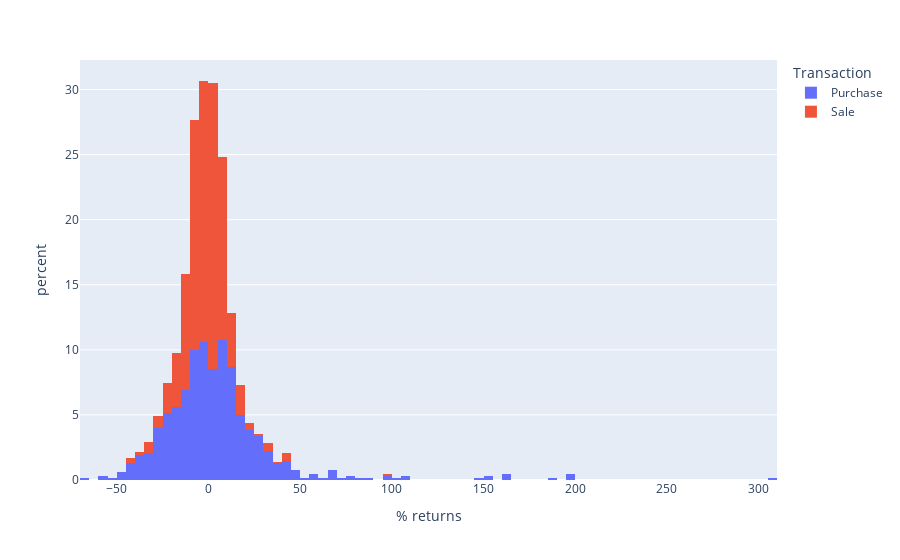

Notebook source saved alongside this figure:
### Code cell
fig = px.histogram(summary_df, x = '% returns', histnorm = 'percent', color = 'Transaction')
fig.show()

### Figure 1 — Plotly figure (JSON) as saved in the notebook; plotly's stock layout.template omitted (floating-point values rounded to 4 significant figures; data arrays with more than 128 entries replaced by an {"elided": "..."} marker saying what was removed)
{"data": [{"alignmentgroup": "True", "bingroup": "x", "histnorm": "percent", "hovertemplate": "Transaction=Purchase<br>% returns=%{x}<br>percent=%{y}<extra></extra>", "legendgroup": "Purchase", "marker": {"color": "#636efa", "pattern": {"shape": ""}}, "name": "Purchase", "offsetgroup": "Purchase", "orientation": "v", "showlegend": true, "type": "histogram", "x": {"elided": "621 float values"}, "xaxis": "x", "yaxis": "y"}, {"alignmentgroup": "True", "bingroup": "x", "histnorm": "percent", "hovertemplate": "Transaction=Sale<br>% returns=%{x}<br>percent=%{y}<extra></extra>", "legendgroup": "Sale", "marker": {"color": "#EF553B", "pattern": {"shape": ""}}, "name": "Sale", "offsetgroup": "Sale", "orientation": "v", "showlegend": true, "type": "histogram", "x": {"elided": "820 float values"}, "xaxis": "x", "yaxis": "y"}], "layout": {"autosize": true, "barmode": "relative", "legend": {"title": {"text": "Transaction"}, "tracegroupgap": 0}, "margin": {"t": 60}, "xaxis": {"anchor": "y", "autorange": true, "domain": [0, 1], "range": [-70, 310], "title": {"text": "% returns"}, "type": "linear"}, "yaxis": {"anchor": "x", "autorange": true, "domain": [0, 1], "range": [0, 32.27], "title": {"text": "percent"}}}}
